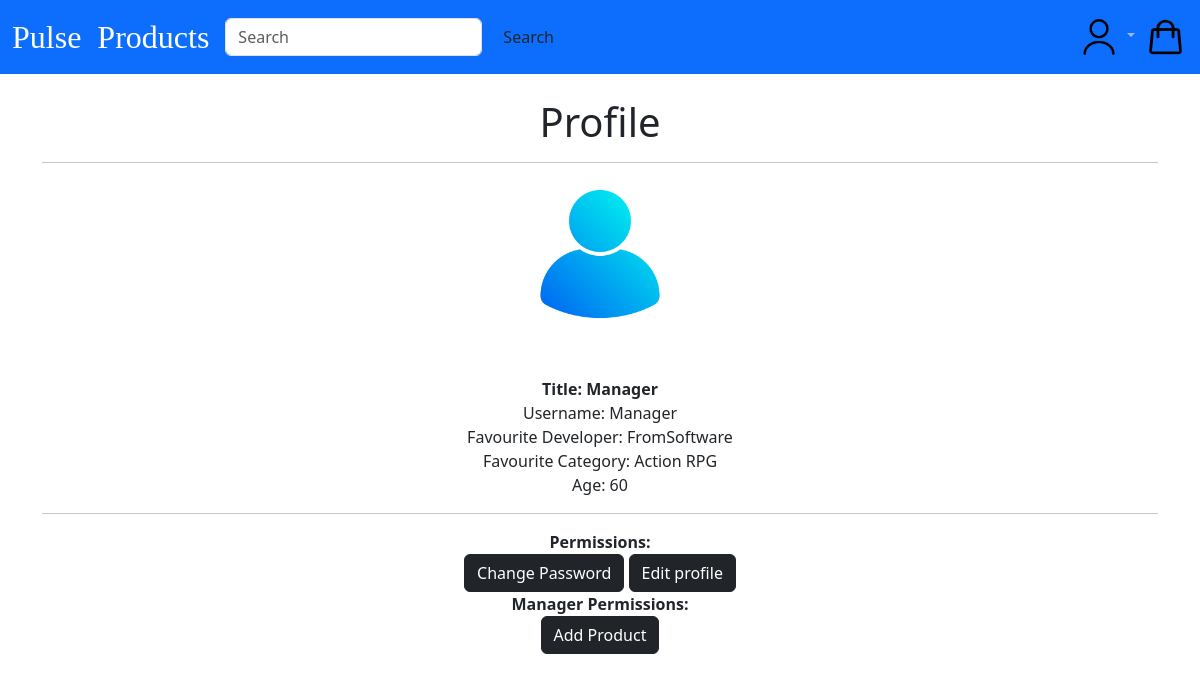
/profile/8/ (signed in), run on an earlier commit of the app's database.
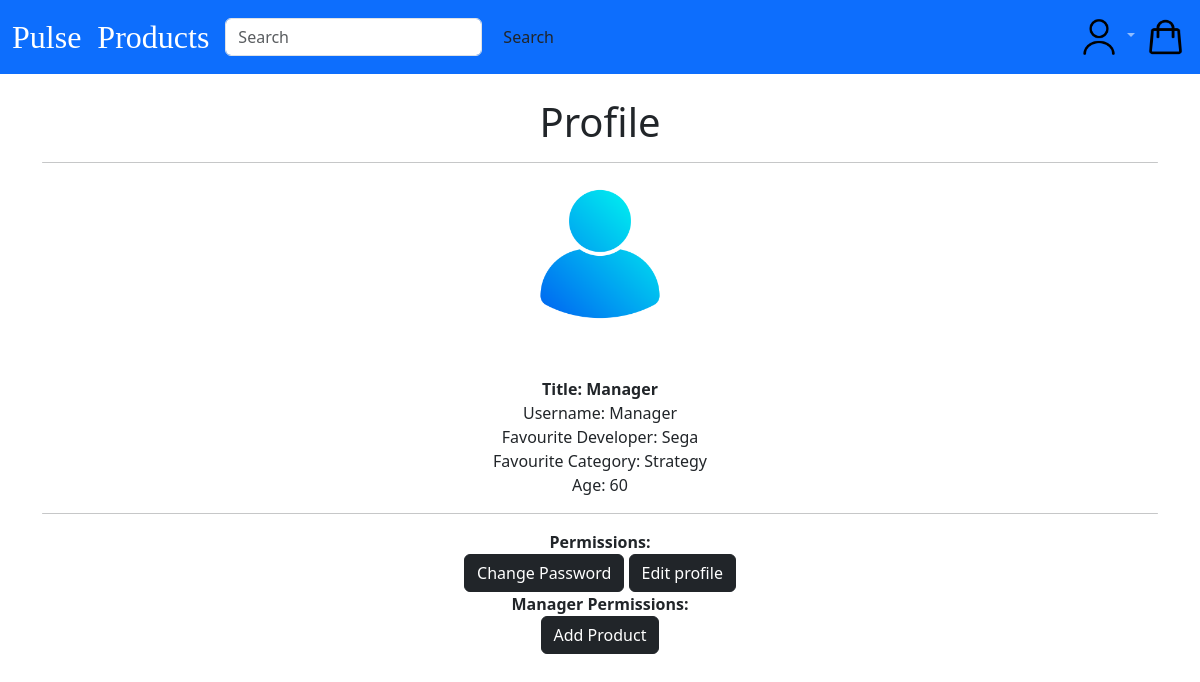
And on a later commit of the database.
### users/models.py (models this page shows, shortened)
class CustomUser(AbstractUser):
    age = models.PositiveIntegerField(null=True, blank=True)

class Profile(models.Model):
    user = models.OneToOneField(
        get_user_model(),
        null=True,
        on_delete=models.CASCADE,
    )
    date_of_birth = models.DateField(blank=True, null=True)
    Developer = models.ForeignKey(Developer, on_delete=models.CASCADE, null=True)
    Category = models.ForeignKey(Category, on_delete=models.CASCADE, null=True)

### pages/models.py (models this page shows, shortened)
class Developer(models.Model):
    id = models.UUIDField(
        primary_key=True,
        default=uuid.uuid4,
        editable=False)
    name = models.CharField(max_length=250, unique=True)
    class Meta:
        ordering = ('name',)
        verbose_name = 'developer'
        verbose_name_plural = 'developers'
    def __str__(self):
        return self.name

class Category(models.Model):
    id = models.UUIDField(
        primary_key=True,
        default=uuid.uuid4,
        editable=False)
    name = models.CharField(max_length=250, unique=True)
    description = models.TextField(blank=True)
    image = models.ImageField(upload_to='covers/', blank=True)
    class Meta:
        ordering = ('name',)
        verbose_name = 'category'
        verbose_name_plural = 'categories'
    def __str__(self):
        return self.name

### users/views.py (the view)
# urls.py: path('profile/<int:pk>/', ProfilePageView.as_view(), name='user_profile'),
class ProfilePageView(DetailView):
    model = Profile
    template_name = 'registration/user_profile.html'

### cart/context_processors.py (called while the page is built)
def counter(request):
    item_count = 0
    if 'admin' in request.path:
        return {}
    else:
        try:
            cart = Cart.objects.filter(cart_id=_cart_id(request))
            cart_items = CartItem.objects.all().filter(cart=cart[:1])
            for cart_item in cart_items:
                item_count += cart_item.quantity
        except Cart.DoesNotExist:
            item_count = 0
    return {'item_count':item_count}

### cart/views.py (called while the page is built)
def _cart_id(request):
    cart = request.session.session_key
    if not cart:
        cart = request.session.create()
    return cart

### users/context_processors.py (called while the page is built)
def user_groups(request):
    if request.user.is_authenticated:
        return {'is_manager': request.user.groups.filter(name='Manager').exists()}
    return {'is_manager': False}

### templates/registration/user_profile.html (shortened to what this page needs)
{% extends 'base.html' %}
{% load static %}
{% block content %}
    <br>
    <div class="text-center">
        <h1>Profile</h1>
        <hr class="rounded">
        <img src="{% static 'images/icon1.png' %}" alt="" height="150rem" width="150rem">
    </div>
    <br>
    <br>
    <div class="text-center">
        {% if is_manager %}
        <strong>Title: Manager</strong>
        {% endif %}
    <br>
        Username: {{ user.profile.user }}
    <br/>
        Favourite Developer: {{ user.profile.Developer }}
        <br>
        Favourite Category: {{ user.profile.Category }}
        <br>
        Age: {{ user.age }}
        <br>
        <hr class="rounded">
        <strong>Permissions:</strong>
        <br>
        <a href="{% url 'password_change' %}"><button class = "btn btn-dark">Change Password</button></a>
        <a href="{% url 'edit_profile' user.profile.pk %}"><button class="btn btn-dark">Edit profile</button></a>
        {% if is_manager %}
        <br>
        <strong>Manager Permissions:</strong>
        <br>
        <a href="{% url 'pages:game_create' %}"><button class = "btn btn-dark">Add Product</button></a>
        {% endif %}
    </div>
{% endblock content %}

What changed in the data, as far as the page shows it:
changed CustomUser "Manager": profile.Developer "FromSoftware" → "Sega"; profile.Category "Action RPG" → "Strategy"
